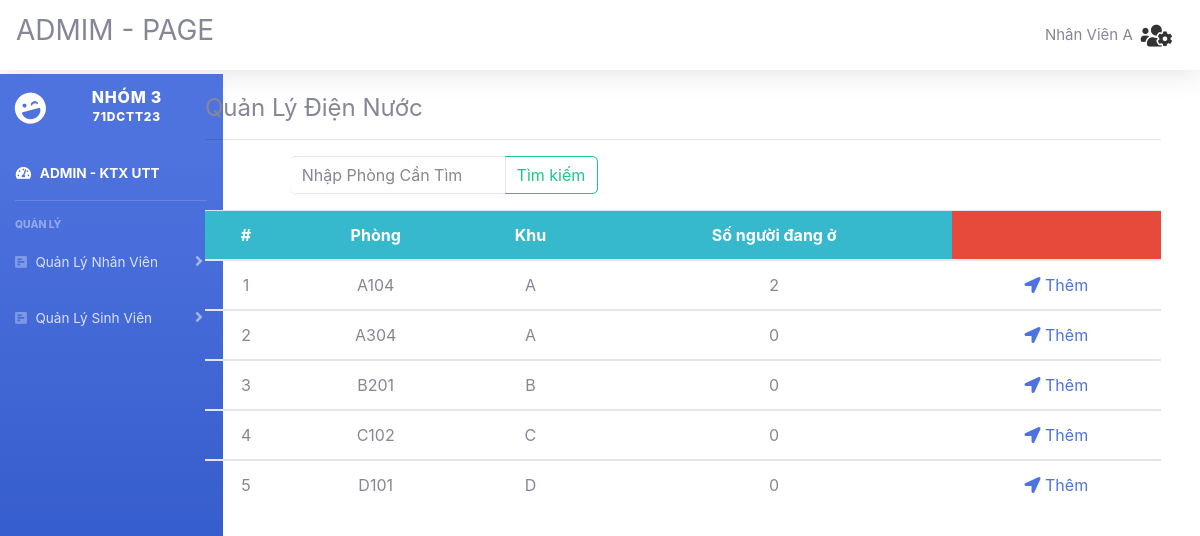
The page /admin/index.php?action=quanlydiennuoc&view=quanlydiennuoc (signed in) on the database its author committed.
### tables this page shows
CREATE TABLE `phong` (
  `MaPhong` varchar(10) NOT NULL,
  `MaKhu` varchar(10) NOT NULL,
  `SoNguoiToiDa` int(2) DEFAULT NULL,
  `SoNguoiHienTai` int(2) DEFAULT 0,
  `Gia` decimal(10,0) DEFAULT NULL
);

### admin/quanlydiennuoc/timkiem.php (the view)
			<div class="form-row m-auto">
				 <div class="form-group col-sm-1"></div>
                 <div class="form-group col-sm-4">
                   <form action="index.php?action=quanlydiennuoc&view=quanlydiennuoc" method="POST">
	                  <div class="input-group ">
	                       <input class="form-control py-2 border-left-0 border search " type="search" placeholder="Nhập Phòng Cần Tìm" id="example-search-input" name="tk"/>
	                    <span class="input-group-append">
	                        <button class="btn btn-outline-success border-left-0  search " name="btsearch" type="submit">Tìm kiếm</button>
	                    </span>
	                  </div>
             		</form>
            </div><hr>
<?php
if(isset($_POST['btsearch'])){
	$tk=$_POST['tk'];
	$sql="select * from phong where MaPhong LIKE N'%$tk%' order by SoNguoiHienTai DESC,MaKhu ASC";
	$rs=mysqli_query($conn,$sql); ?>
		<table class="table-hover table text-center">
			<thead>
				<tr class="badge-info">
					<th>#</th><th>Phòng</th><th>Khu</th><th>Số người đang ở</th><th  class="badge-danger" ></th>
				</tr>
			</thead>
<?php $i=0; while ($row=mysqli_fetch_array($rs)) {$i=$i+1; ?>
		<tbody>
				<tr>
					<td><?php echo $i ;?></td><td><?php echo $row['MaPhong'] ;?></td><td><?php echo $row['MaKhu'] ;?></td><td><?php echo $row['SoNguoiHienTai'] ;?></td><td><a href="index.php?action=quanlydiennuoc&view=them&map=<?php echo $row['MaPhong'] ?>" ><i class="fas fa-location-arrow"></i> Thêm</a></td>
				</tr>
			</tbody>
<?php } ?>
		</table><?php
}
else{
	$sql="select * from phong order by SoNguoiHienTai DESC,MaKhu ASC ";
	$rs=mysqli_query($conn,$sql); ?>
		<table class="table-hover table text-center">
			<thead>
				<tr class="badge-info">
					<th>#</th><th>Phòng</th><th>Khu</th><th>Số người đang ở</th><th  class="badge-danger" ></th>
				</tr>
			</thead>
<?php $i=0; while ($row=mysqli_fetch_array($rs)) {$i=$i+1; ?>
		<tbody>
				<tr>
					<td><?php echo $i ;?></td><td><?php echo $row['MaPhong'] ;?></td><td><?php echo $row['MaKhu'] ;?></td><td><?php echo $row['SoNguoiHienTai'] ;?></td><td><a href="index.php?action=quanlydiennuoc&view=them&map=<?php echo $row['MaPhong'] ?>" ><i class="fas fa-location-arrow"></i> Thêm</a></td>
				</tr>
			</tbody>
<?php } ?>
		</table>
<?php
}
	?>

### rows shown on the page
phong: MaPhong "A104", MaKhu "A", SoNguoiHienTai "2"
phong: MaPhong "A304", MaKhu "A", SoNguoiHienTai "0"
phong: MaPhong "B201", MaKhu "B", SoNguoiHienTai "0"
phong: MaPhong "C102", MaKhu "C", SoNguoiHienTai "0"
phong: MaPhong "D101", MaKhu "D", SoNguoiHienTai "0"

### other values the page prints
$nv['HoTen'] "Nhân Viên A"
